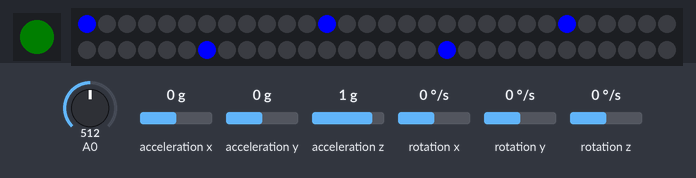
A sketch run on a simulated Arduino Uno, built with avr-gcc and run on an emulated ATmega328P. Parts: 1 RGB LEDs in strip order, left to right, 60 RGB LEDs in strip order, left to right, continuing on the next row. The inputs (shaded band) are chosen by the test bench; at power-on: A0 = 512, acceleration x 0 g, acceleration z 1 g, acceleration y 0 g, rotation x 0 °/s, rotation y 0 °/s, rotation z 0 °/s. Dim RGB values are drawn brighter than linear; what the sketch prints to the serial monitor is not drawn.

Above: at 1.29 s.
1.3 s: A0 set to 526
At 1.87 s:
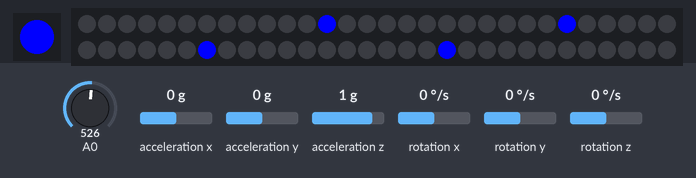
3.1 s: A0 set to 550
At 3.19 s:
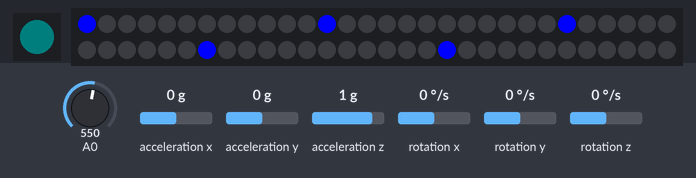
4.8 s: A0 set to 306
At 5.09 s:
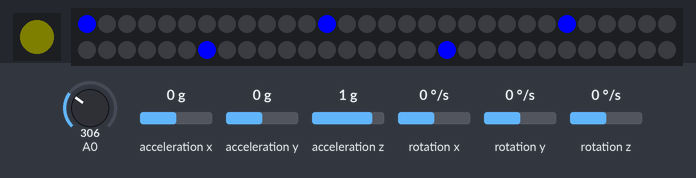
6.7 s: A0 set to 269
At 7.0 s:
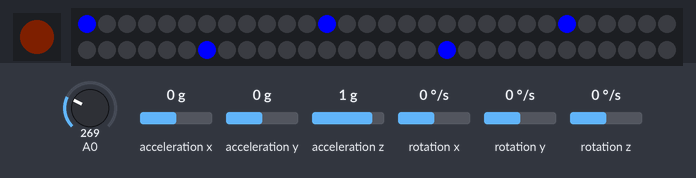
8.6 s: acceleration x set to -1.4 g
10.1 s: acceleration z set to -1.4 g
Timing chart, 0 to 12.6 s (numbered marks = the images above; inputs shaded):
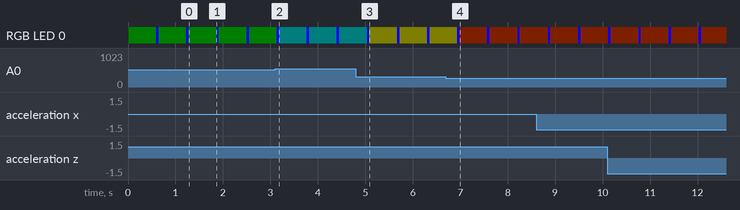

Measured:
- the behaviour switches between 533 and 534 on A0 (found by bisection; images 1 and 2)
- the behaviour switches between 283 and 282 on A0 (found by bisection; images 3 and 4)
- after the input at 3.1 s, the LEDs: first differ from a run without the input after 0.08 s (image 2)
- after the input at 4.8 s, the LEDs: first differ from a run without the input after 0.29 s (image 3)
- after the input at 6.7 s, the LEDs: first differ from a run without the input after 0.29 s (image 4)

The sketch:

prog_final.ino
```cpp
  /* LEDs */

#include <FastLED.h>

  /* LED battery */

#define LED_PIN_1     6
#define NUM_LEDS_1    1

  /* LED cube */

#define LED_PIN_2    7
#define NUM_LEDS_2   60

  /* Bluetooth */
#include <SoftwareSerial.h>
#define rxPin 11 // Broche 11 en tant que RX, à raccorder sur TX du HC-05
#define txPin 10 // Broche 10 en tant que TX, à raccorder sur RX du HC-05

  /* Accelero - Gyro */

#include <Wire.h>
#include <MPU6050.h>


/* LED battery */

CRGB leds_1[NUM_LEDS_1];

  /* LED cube */

CRGB leds_2[NUM_LEDS_2];

  /* Bluetooth */

SoftwareSerial mySerial(rxPin, txPin);

  /* Accelero - Gyro */

MPU6050 mpu;

// accelero left right
int cas;
int Sp = 6;
int Sn =-6;
int idState=0;
bool flag = true;
bool testp, testn;

//gyro
int etat=0;

int Spxh =16000;
int Sph =14000;
int Spb =5000;

int Snxh =-16000;
int Snh=-14000;
int Snb =-5000;

// accelero down
int state=0;

int Sdph = 8;
int Sdpb = 1;


void setup() {
  Serial.begin(115200);

  /* LED battery */
  FastLED.addLeds<WS2812, LED_PIN_1, GRB>(leds_1, NUM_LEDS_1);

  /* LED cube */
  FastLED.addLeds<WS2812, LED_PIN_2, GRB>(leds_2, NUM_LEDS_2);

    /* Bluetooth */

  pinMode(rxPin, INPUT);
  pinMode(txPin, OUTPUT);
  mySerial.begin(9600);

     /* Accelero - Gyro */

  Serial.println("Initialize MPU6050");

  while(!mpu.begin(MPU6050_SCALE_2000DPS, MPU6050_RANGE_2G))
  {
    Serial.println("Could not find a valid MPU6050 sensor, check wiring!");
    delay(500);
  }
    checkSettings();


}

void checkSettings()
{
  Serial.println();

  Serial.print(" * Sleep Mode:            ");
  Serial.println(mpu.getSleepEnabled() ? "Enabled" : "Disabled");

  Serial.print(" * Clock Source:          ");
  switch(mpu.getClockSource())
  {
    case MPU6050_CLOCK_KEEP_RESET:     Serial.println("Stops the clock and keeps the timing generator in reset"); break;
    case MPU6050_CLOCK_EXTERNAL_19MHZ: Serial.println("PLL with external 19.2MHz reference"); break;
    case MPU6050_CLOCK_EXTERNAL_32KHZ: Serial.println("PLL with external 32.768kHz reference"); break;
    case MPU6050_CLOCK_PLL_ZGYRO:      Serial.println("PLL with Z axis gyroscope reference"); break;
    case MPU6050_CLOCK_PLL_YGYRO:      Serial.println("PLL with Y axis gyroscope reference"); break;
    case MPU6050_CLOCK_PLL_XGYRO:      Serial.println("PLL with X axis gyroscope reference"); break;
    case MPU6050_CLOCK_INTERNAL_8MHZ:  Serial.println("Internal 8MHz oscillator"); break;
  }

  Serial.print(" * Accelerometer:         ");
  switch(mpu.getRange())
  {
    case MPU6050_RANGE_16G:            Serial.println("+/- 16 g"); break;
    case MPU6050_RANGE_8G:             Serial.println("+/- 8 g"); break;
    case MPU6050_RANGE_4G:             Serial.println("+/- 4 g"); break;
    case MPU6050_RANGE_2G:             Serial.println("+/- 2 g"); break;
  }

  Serial.print(" * Accelerometer offsets: ");
  Serial.print(mpu.getAccelOffsetX());
  Serial.print(" / ");
  Serial.print(mpu.getAccelOffsetY());
  Serial.print(" / ");
  Serial.println(mpu.getAccelOffsetZ());

  Serial.println();
}

void loop() {

  /* LED Battery */

  int resultBinary = analogRead(A0);
  float resultVolts = resultBinary / 1023.0 * 5.0;
  int R1 = 100;
  int R2 = 220;
  float tension = (resultVolts / R1 * (R1 + R2))-0.5;

  float pourc_volt = (tension/9.80)*100;

  if (pourc_volt > 80){
    leds_1[0] = CRGB(0, 4, 4);
    FastLED.show();
  }
  if ((pourc_volt>60) && (pourc_volt<80)){
    leds_1[0] = CRGB(0, 4, 0);
    FastLED.show();
  }
  if ((pourc_volt>40) && (pourc_volt<60)){
    leds_1[0] = CRGB(4, 4, 0);
    FastLED.show();
  }
  if ((pourc_volt>20) && (pourc_volt<40)){
    leds_1[0] = CRGB(4, 1, 0);
    FastLED.show();
  }
  if (pourc_volt<20){
    leds_1[0] = CRGB(4, 0, 0);
    FastLED.show();
  }

  /* LED cube */

  int i=0;
  while (i<13){
    leds_2[i] = CRGB(0, 0, 255);
    leds_2[i+12] = CRGB(0, 0, 255);
    leds_2[i+24] = CRGB(0, 0, 255);
    leds_2[i+36] = CRGB(0, 0, 255);
    leds_2[i+48] = CRGB(0, 0, 255);
    if(i>0){
          leds_2[i-1]=CRGB(0, 0, 0);
          leds_2[i+11]=CRGB(0, 0, 0);
          leds_2[i+23]=CRGB(0, 0, 0);
          leds_2[i+35]=CRGB(0, 0, 0);
          leds_2[i+47]=CRGB(0, 0, 0);
    }
    FastLED.show();
    i++;

    /* Mouvements */

    Vector rawAccel = mpu.readRawAccel();
  Vector normAccel = mpu.readNormalizeAccel();

  /*if(normAccel.ZAxis > 18){
    cas = 1;
  }
  else if(normAccel.YAxis < -7){
    cas= 2;
  }*/

  if(normAccel.XAxis >= Sp){
    testp = true;
  }
  else{
    testp=false;
  }
  if(normAccel.XAxis <= Sn){
    testn = true;
  }
  else{
    testn=false;
  }

  if (idState==0){
    if(testp==true){
      idState=1;
      cas=3;
    }
    else if(testn==true){
      idState=3;
      cas=4;
    }
  }
  else if(idState==1){
    if(testn==true){
      idState=2;
    }
  }
  else if(idState==2){
    if(testn == false){
      idState=0;
    }
  }
  if(idState==0){
    if(testp==true){
      idState=1;
      cas=3;
    }
  }
  else if(idState==1){
    if(testn==true){
      idState==2;
    }
  }
  else if(idState==2){
    if (testn==false){
      idState=0;
    }
  }
  else if(idState==3){
    if (testp==true){
      idState=4;
    }
  }
  else if(idState==4){
    if (testp==false){
      idState=0;
    }
  }


  //gyro

  if(etat==0){
    if((rawAccel.XAxis <= Spxh)&&(rawAccel.XAxis >= Sph)){
      etat=1;
      cas = 5;
    }
    else if((rawAccel.XAxis >= Snxh)&& (rawAccel.XAxis <= Snh)){
      etat = -1;
      cas = 6;
    }
  }
  else if(etat==1){
    etat=2;
  }
  else if(etat==2){
    if(rawAccel.XAxis <= Spb){
      etat=0;
    }
  }
  else if(etat==-1){
    etat=-2;
  }
  else if(etat==-2){
    if(rawAccel.XAxis >= Snb){
      etat=0;
    }
  }

  //down

  if(state==0){
    if(normAccel.ZAxis <= Sdpb){
      state=1;
      cas=1;
    }
  }
  else if(state==1){
    state=2;
  }
  else if(state==2){
    if(normAccel.ZAxis>=Sdph){
      state=0;
    }
  }


  switch(cas){
    case 0:
      break;
    case 1:
      Serial.println("bas");
      mySerial.println("bas");
      break;
    /*case 2:
      Serial.println("pause");
      break;*/
    case 3:
      Serial.println("droite");
      mySerial.println("droite");
      break;
    case 4:
      Serial.println("gauche");
      mySerial.println("gauche");
      break;
    case 5:
      Serial.println("rot left");
      mySerial.println("rotleft");
      break;
    case 6:
      Serial.println("rot right");
      mySerial.println("rotright");
      break;
   }
   cas=0;


    delay(42);
  }
}
```
